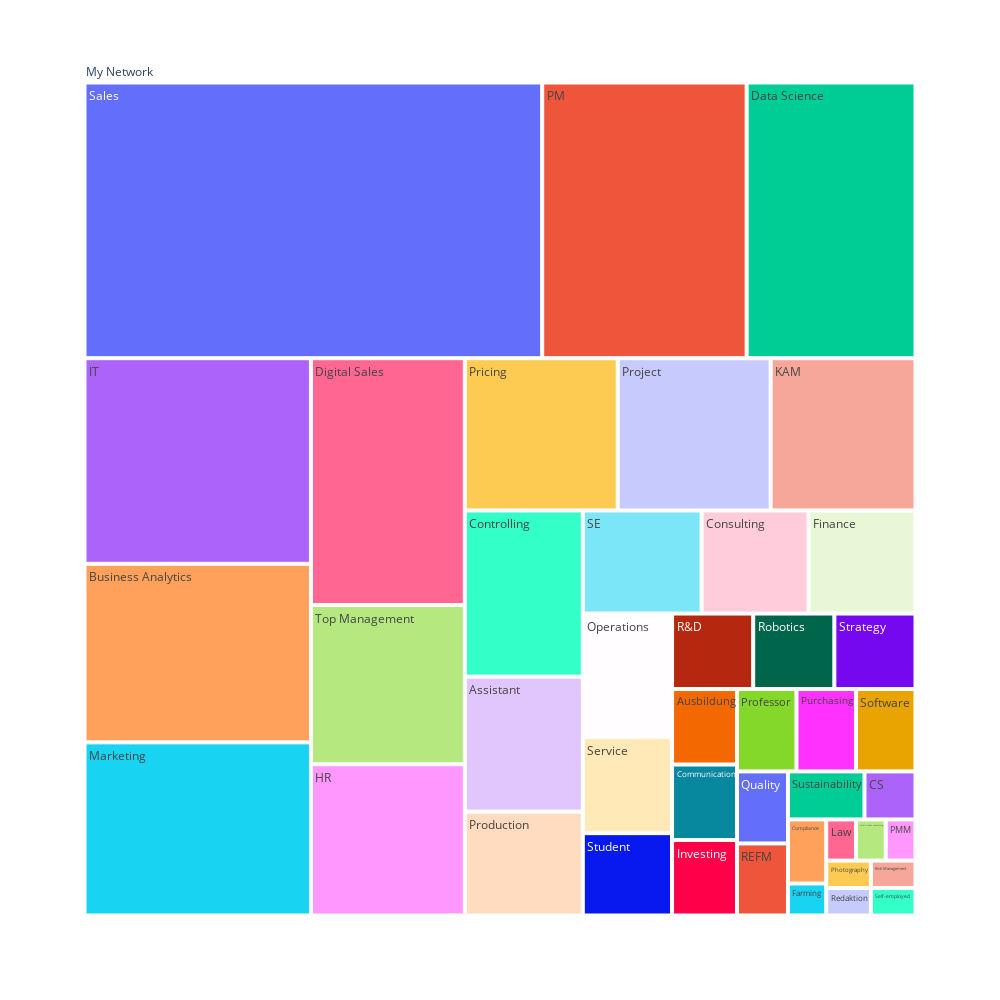

The notebook cell saved with this chart:
### Code cell
#Step8 - Visualization via Plot.ly - Jobs of my network

# create root node for treemap
df['My Network'] = 'My Network'

#Company-centric Perspective
fig = px.treemap(df, path=['My Network', 'Job'], width=1000, height=1000)
fig.show()

### Figure 1 — Plotly figure (JSON) as saved in the notebook; plotly's stock layout.template omitted (floating-point values rounded to 4 significant figures)
{"data": [{"branchvalues": "total", "domain": {"x": [0, 1], "y": [0, 1]}, "hovertemplate": "labels=%{label}<br>count=%{value}<br>parent=%{parent}<br>id=%{id}<extra></extra>", "ids": ["My Network/Assistant", "My Network/Ausbildung", "My Network/Business Analytics", "My Network/CS", "My Network/Communication", "My Network/Compliance", "My Network/Consulting", "My Network/Controlling", "My Network/Data Science", "My Network/Digital Sales", "My Network/Farming", "My Network/Finance", "My Network/HR", "My Network/IT", "My Network/Investing", "My Network/KAM", "My Network/Law", "My Network/Marketing", "My Network/Nutritional consulting", "My Network/Operations", "My Network/PM", "My Network/PMM", "My Network/Photography", "My Network/Pricing", "My Network/Production", "My Network/Professor", "My Network/Project", "My Network/Purchasing", "My Network/Quality", "My Network/R&D", "My Network/REFM", "My Network/Redaktion", "My Network/Risk Management", "My Network/Robotics", "My Network/SE", "My Network/Sales", "My Network/Self-employed", "My Network/Service", "My Network/Software", "My Network/Strategy", "My Network/Student", "My Network/Sustainability", "My Network/Top Management", "My Network"], "labels": ["Assistant", "Ausbildung", "Business Analytics", "CS", "Communication", "Compliance", "Consulting", "Controlling", "Data Science", "Digital Sales", "Farming", "Finance", "HR", "IT", "Investing", "KAM", "Law", "Marketing", "Nutritional consulting", "Operations", "PM", "PMM", "Photography", "Pricing", "Production", "Professor", "Project", "Purchasing", "Quality", "R&D", "REFM", "Redaktion", "Risk Management", "Robotics", "SE", "Sales", "Self-employed", "Service", "Software", "Strategy", "Student", "Sustainability", "Top Management", "My Network"], "name": "", "parents": ["My Network", "My Network", "My Network", "My Network", "My Network", "My Network", "My Network", "My Network", "My Network", "My Network", "My Network", "My Network", "My Network", "My Network", "My Network", "My Network", "My Network", "My Network", "My Network", "My Network", "My Network", "My Network", "My Network", "My Network", "My Network", "My Network", "My Network", "My Network", "My Network", "My Network", "My Network", "My Network", "My Network", "My Network", "My Network", "My Network", "My Network", "My Network", "My Network", "My Network", "My Network", "My Network", "My Network", ""], "type": "treemap", "values": [13, 4, 33, 2, 4, 2, 9, 16, 38, 31, 1, 9, 19, 38, 4, 18, 1, 32, 1, 9, 46, 1, 1, 19, 10, 4, 19, 4, 3, 5, 3, 1, 1, 5, 10, 103, 1, 7, 4, 5, 6, 3, 20, 565]}], "layout": {"height": 1000, "legend": {"tracegroupgap": 0}, "margin": {"t": 60}, "width": 1000}}
